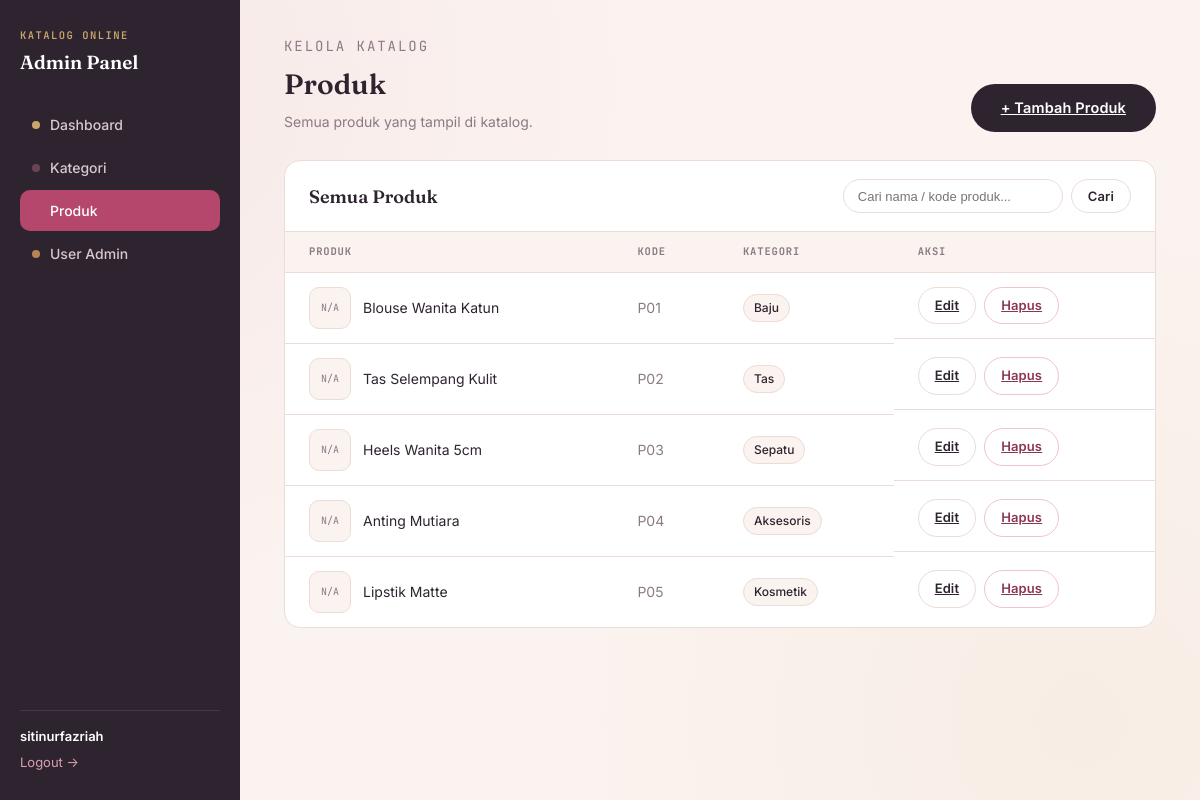
The page /produk.php (signed in) on the database its author committed.
### tables this page shows
CREATE TABLE IF NOT EXISTS produk (
    id INT AUTO_INCREMENT PRIMARY KEY,
    kode_produk VARCHAR(20) NOT NULL UNIQUE,
    nama_produk VARCHAR(150) NOT NULL,
    kategori_id INT NOT NULL,
    deskripsi TEXT,
    gambar VARCHAR(255) DEFAULT NULL,
    created_at TIMESTAMP DEFAULT CURRENT_TIMESTAMP,
    FOREIGN KEY (kategori_id) REFERENCES kategori(id) ON DELETE CASCADE
);

CREATE TABLE IF NOT EXISTS kategori (
    id INT AUTO_INCREMENT PRIMARY KEY,
    nama_kategori VARCHAR(100) NOT NULL,
    created_at TIMESTAMP DEFAULT CURRENT_TIMESTAMP
);

### produk.php (the view, shortened to what this page needs)
<?php
require_once __DIR__ . '/../includes/auth.php';
$q = isset($_GET['q']) ? trim($_GET['q']) : '';
if ($q !== '') {
    $like = "%{$q}%";
    $stmt = mysqli_prepare($conn, "
        SELECT p.id, p.kode_produk, p.nama_produk, p.gambar, k.nama_kategori
        FROM produk p
        JOIN kategori k ON k.id = p.kategori_id
        WHERE p.nama_produk LIKE ? OR p.kode_produk LIKE ?
        ORDER BY p.created_at DESC
    ");
    mysqli_stmt_bind_param($stmt, "ss", $like, $like);
    mysqli_stmt_execute($stmt);
    $produk = mysqli_stmt_get_result($stmt);
} else {
    $produk = mysqli_query($conn, "
        SELECT p.id, p.kode_produk, p.nama_produk, p.gambar, k.nama_kategori
        FROM produk p
        JOIN kategori k ON k.id = p.kategori_id
        ORDER BY p.created_at DESC
    ");
}
?>
<!DOCTYPE html>
<html lang="id">
<head>
    <link rel="stylesheet" href="../assets/css/style.css">
</head>
<body>
    <div class="admin-shell">
        <?php include __DIR__ . '/../includes/sidebar.php'; ?>
        <main class="admin-main">
            <div class="admin-header">
                <div>
                    <p class="eyebrow">Kelola Katalog</p>
                    <h1>Produk</h1>
                    <p>Semua produk yang tampil di katalog.</p>
                </div>
                <a href="produk_tambah.php" class="btn">+ Tambah Produk</a>
            </div>
            <div class="panel">
                <div class="panel-header">
                    <h3>Semua Produk</h3>
                    <form method="get" action="produk.php" style="display:flex; gap:8px;">
                        <input type="text" name="q" value="<?= htmlspecialchars($q) ?>" placeholder="Cari nama / kode produk..."
                               style="padding:8px 14px; border:1px solid var(--line); border-radius:999px; font-size:13px; min-width:220px;">
                        <button type="submit" class="btn btn-secondary btn-sm">Cari</button>
                    </form>
                </div>
                <table class="admin-table">
                    <thead>
                        <tr>
                            <th>Produk</th>
                            <th>Kode</th>
                            <th>Kategori</th>
                            <th>Aksi</th>
                        </tr>
                    </thead>
                    <tbody>
                        <?php if (mysqli_num_rows($produk) === 0): ?>
                            <tr class="empty-row"><td colspan="4">Tidak ada produk ditemukan.</td></tr>
                        <?php else: ?>
                            <?php while ($row = mysqli_fetch_assoc($produk)): ?>
                                <tr>
                                    <td>
                                        <div style="display:flex; align-items:center; gap:12px;">
                                            <?php if ($row['gambar']): ?>
                                                <img class="thumb" src="../assets/uploads/<?= htmlspecialchars($row['gambar']) ?>" alt="">
                                            <?php else: ?>
                                                <div class="thumb-placeholder">N/A</div>
                                            <?php endif; ?>
                                            <?= htmlspecialchars($row['nama_produk']) ?>
                                        </div>
                                    </td>
                                    <td class="muted"><?= htmlspecialchars($row['kode_produk']) ?></td>
                                    <td><span class="badge"><?= htmlspecialchars($row['nama_kategori']) ?></span></td>
                                    <td class="actions-cell">
                                        <a href="produk_edit.php?id=<?= $row['id'] ?>" class="btn btn-secondary btn-sm">Edit</a>
                                        <a href="produk_hapus.php?id=<?= $row['id'] ?>" class="btn btn-danger btn-sm"
                                           onclick="return confirm('Hapus produk ini?');">Hapus</a>
                                    </td>
                                </tr>
                            <?php endwhile; ?>
                        <?php endif; ?>
                    </tbody>
                </table>
            </div>
        </main>
    </div>
</body>
</html>

### sidebar.php
<?php
$current = basename($_SERVER['PHP_SELF']);
function nav_active($page, $current) {
    return $page === $current ? 'active' : '';
}
?>
<aside class="admin-sidebar">
    <div class="brand">
        <span>Katalog Online</span>
        Admin Panel
    </div>
    <nav class="admin-nav">
        <a href="index.php" class="<?= nav_active('index.php', $current) ?>">
            <span class="dot" style="background:var(--gold)"></span>Dashboard
        </a>
        <a href="kategori.php" class="<?= nav_active('kategori.php', $current) ?>">
            <span class="dot" style="background:var(--swatch-sepatu)"></span>Kategori
        </a>
        <a href="produk.php" class="<?= nav_active('produk.php', $current) ?>">
            <span class="dot" style="background:var(--swatch-kosmetik)"></span>Produk
        </a>
        <a href="user.php" class="<?= nav_active('user.php', $current) ?>">
            <span class="dot" style="background:var(--swatch-tas)"></span>User Admin
        </a>
    </nav>
    <div class="who">
        <div class="name"><?= htmlspecialchars($_SESSION['username']) ?></div>
        <a href="../logout.php">Logout &rarr;</a>
    </div>
</aside>

### rows shown on the page
produk: shows "N/A", nama_produk "Blouse Wanita Katun", kode_produk "P01", kategori.nama_kategori "Baju"
produk: shows "N/A", nama_produk "Tas Selempang Kulit", kode_produk "P02", kategori.nama_kategori "Tas"
produk: shows "N/A", nama_produk "Heels Wanita 5cm", kode_produk "P03", kategori.nama_kategori "Sepatu"
produk: shows "N/A", nama_produk "Anting Mutiara", kode_produk "P04", kategori.nama_kategori "Aksesoris"
produk: shows "N/A", nama_produk "Lipstik Matte", kode_produk "P05", kategori.nama_kategori "Kosmetik"

### other values the page prints
$_SESSION['username'] "sitinurfazriah"
